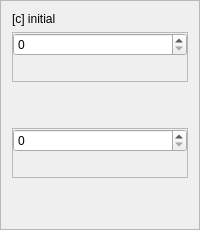
             <widget class="QFrame" name="frame_13">
              <property name="frameShape">
               <enum>QFrame::StyledPanel</enum>
              </property>
              <property name="frameShadow">
               <enum>QFrame::Raised</enum>
              </property>
              <layout class="QVBoxLayout" name="verticalLayout_16">
               <item>
                <widget class="QLabel" name="label_10">
                 <property name="sizePolicy">
                  <sizepolicy hsizetype="Preferred" vsizetype="Fixed">
                   <horstretch>0</horstretch>
                   <verstretch>0</verstretch>
                  </sizepolicy>
                 </property>
                 <property name="text">
                  <string>[c] initial</string>
                 </property>
                </widget>
               </item>
               <item>
                <widget class="QFrame" name="frame_5">
                 <property name="enabled">
                  <bool>true</bool>
                 </property>
                 <property name="sizePolicy">
                  <sizepolicy hsizetype="Preferred" vsizetype="Fixed">
                   <horstretch>0</horstretch>
                   <verstretch>0</verstretch>
                  </sizepolicy>
                 </property>
                 <property name="minimumSize">
                  <size>
                   <width>0</width>
                   <height>50</height>
                  </size>
                 </property>
                 <property name="maximumSize">
                  <size>
                   <width>16777215</width>
                   <height>50</height>
                  </size>
                 </property>
                 <property name="frameShape">
                  <enum>QFrame::StyledPanel</enum>
                 </property>
                 <property name="frameShadow">
                  <enum>QFrame::Raised</enum>
                 </property>
                 <layout class="QVBoxLayout" name="verticalLayout">
                  <property name="spacing">
                   <number>0</number>
                  </property>
                  <property name="leftMargin">
                   <number>0</number>
                  </property>
                  <property name="topMargin">
                   <number>0</number>
                  </property>
                  <property name="rightMargin">
                   <number>0</number>
                  </property>
                  <property name="bottomMargin">
                   <number>0</number>
                  </property>
                  <item>
                   <widget class="QSpinBox" name="spinBox_7">
                    <property name="sizePolicy">
                     <sizepolicy hsizetype="Preferred" vsizetype="Fixed">
                      <horstretch>0</horstretch>
                      <verstretch>0</verstretch>
                     </sizepolicy>
                    </property>
                   </widget>
                  </item>
                  <item>
                   <spacer name="verticalSpacer_7">
                    <property name="orientation">
                     <enum>Qt::Vertical</enum>
                    </property>
                    <property name="sizeHint" stdset="0">
                     <size>
                      <width>20</width>
                      <height>40</height>
                     </size>
                    </property>
                   </spacer>
                  </item>
                 </layout>
                </widget>
               </item>
               <item>
                <spacer name="verticalSpacer">
                 <property name="orientation">
                  <enum>Qt::Vertical</enum>
                 </property>
                 <property name="sizeHint" stdset="0">
                  <size>
                   <width>20</width>
                   <height>40</height>
                  </size>
                 </property>
                </spacer>
               </item>
               <item>
                <widget class="QFrame" name="frame_6">
                 <property name="enabled">
                  <bool>true</bool>
                 </property>
                 <property name="sizePolicy">
                  <sizepolicy hsizetype="Preferred" vsizetype="Fixed">
                   <horstretch>0</horstretch>
                   <verstretch>0</verstretch>
                  </sizepolicy>
                 </property>
                 <property name="minimumSize">
                  <size>
                   <width>0</width>
                   <height>50</height>
                  </size>
                 </property>
                 <property name="maximumSize">
                  <size>
                   <width>16777215</width>
                   <height>50</height>
                  </size>
                 </property>
                 <property name="frameShape">
                  <enum>QFrame::StyledPanel</enum>
                 </property>
                 <property name="frameShadow">
                  <enum>QFrame::Raised</enum>
                 </property>
                 <layout class="QVBoxLayout" name="verticalLayout_8">
                  <property name="spacing">
                   <number>0</number>
                  </property>
                  <property name="leftMargin">
                   <number>0</number>
                  </property>
                  <property name="topMargin">
                   <number>0</number>
                  </property>
                  <property name="rightMargin">
                   <number>0</number>
                  </property>
                  <property name="bottomMargin">
                   <number>0</number>
                  </property>
                  <item>
                   <widget class="QSpinBox" name="spinBox_8">
                    <property name="sizePolicy">
                     <sizepolicy hsizetype="Preferred" vsizetype="Fixed">
                      <horstretch>0</horstretch>
                      <verstretch>0</verstretch>
                     </sizepolicy>
                    </property>
                   </widget>
                  </item>
                  <item>
                   <spacer name="verticalSpacer_8">
                    <property name="orientation">
                     <enum>Qt::Vertical</enum>
                    </property>
                    <property name="sizeHint" stdset="0">
                     <size>
                      <width>20</width>
                      <height>40</height>
                     </size>
                    </property>
                   </spacer>
                  </item>
                 </layout>
                </widget>
               </item>
               <item>
                <spacer name="verticalSpacer_6">
                 <property name="orientation">
                  <enum>Qt::Vertical</enum>
                 </property>
                 <property name="sizeHint" stdset="0">
                  <size>
                   <width>20</width>
                   <height>40</height>
                  </size>
                 </property>
                </spacer>
               </item>
              </layout>
             </widget>
